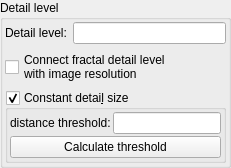
    <widget class="QGroupBox" name="groupBox_detailLevel">
     <property name="title">
      <string>Detail level</string>
     </property>
     <layout class="QVBoxLayout" name="verticalLayout_2">
      <property name="leftMargin">
       <number>2</number>
      </property>
      <property name="topMargin">
       <number>2</number>
      </property>
      <property name="rightMargin">
       <number>2</number>
      </property>
      <property name="bottomMargin">
       <number>2</number>
      </property>
      <item>
       <layout class="QGridLayout" name="gridLayout">
        <item row="0" column="1">
         <widget class="MyLineEdit" name="logedit_detail_level">
          <property name="toolTip">
           <string>&lt;html&gt;&lt;head/&gt;&lt;body&gt;&lt;p&gt;Controls how much detail will be visible on fractal surface. When it is set to 1.0, then minimum visible detail has size of 2 pixels.&lt;/p&gt;&lt;p&gt;Higher value gives more detailed image, but slows down rendering.&lt;/p&gt;&lt;p&gt;&lt;br/&gt;&lt;/p&gt;&lt;table border=&quot;0&quot; style=&quot; margin-top:0px; margin-bottom:0px; margin-left:0px; margin-right:0px;&quot; cellspacing=&quot;2&quot; cellpadding=&quot;0&quot;&gt;&lt;tr&gt;&lt;td&gt;&lt;p&gt;detail level 0.2&lt;/p&gt;&lt;/td&gt;&lt;td&gt;&lt;p&gt;detail level 0.5&lt;/p&gt;&lt;/td&gt;&lt;td&gt;&lt;p&gt;detail level 1.0&lt;/p&gt;&lt;/td&gt;&lt;/tr&gt;&lt;tr&gt;&lt;td&gt;&lt;p&gt;&lt;img src=&quot;:/tooltips/tooltips_images/image - resolution 0.2.jpg&quot;/&gt;&lt;/p&gt;&lt;/td&gt;&lt;td&gt;&lt;p&gt;&lt;img src=&quot;:/tooltips/tooltips_images/image - resolution 0.5.jpg&quot;/&gt;&lt;/p&gt;&lt;/td&gt;&lt;td&gt;&lt;p&gt;&lt;img src=&quot;:/tooltips/tooltips_images/image - resolution 1.jpg&quot;/&gt;&lt;/p&gt;&lt;/td&gt;&lt;/tr&gt;&lt;/table&gt;&lt;/body&gt;&lt;/html&gt;</string>
          </property>
         </widget>
        </item>
        <item row="0" column="0">
         <widget class="QLabel" name="label_104">
          <property name="text">
           <string>Detail level:</string>
          </property>
         </widget>
        </item>
       </layout>
      </item>
      <item>
       <widget class="MyCheckBox" name="checkBox_connect_detail_level_2">
        <property name="toolTip">
         <string>&lt;html&gt;&lt;head/&gt;&lt;body&gt;&lt;p&gt;When this option is enabled, the fractal appearance is maintained at all resolutions. &lt;/p&gt;&lt;p&gt;The fractal detail level will be automatically adjusted to match any change of image resolution. &lt;/p&gt;&lt;p&gt;For instance, if the resolution is doubled then the detail level will be reduced by half.&lt;/p&gt;&lt;/body&gt;&lt;/html&gt;</string>
        </property>
        <property name="text">
         <string>Connect fractal detail level
with image resolution</string>
        </property>
       </widget>
      </item>
      <item>
       <widget class="MyGroupBox" name="groupCheck_constant_DE_threshold">
        <property name="toolTip">
         <string>&lt;html&gt;&lt;head/&gt;&lt;body&gt;&lt;p&gt;When not enabled, the program automatically reduces the level of detail for the farthest regions of the fractal. If you go closer to the fractal surface, the program increases the level of detail.&lt;/p&gt;&lt;p&gt;If enabled, then in every region of the fractal,  the detail level (size) will be the same.&lt;/p&gt;&lt;/body&gt;&lt;/html&gt;</string>
        </property>
        <property name="title">
         <string>Constant detai&amp;l size</string>
        </property>
        <property name="checkable">
         <bool>true</bool>
        </property>
        <property name="checked">
         <bool>true</bool>
        </property>
        <layout class="QVBoxLayout" name="verticalLayout_44">
         <property name="spacing">
          <number>2</number>
         </property>
         <property name="leftMargin">
          <number>2</number>
         </property>
         <property name="topMargin">
          <number>2</number>
         </property>
         <property name="rightMargin">
          <number>2</number>
         </property>
         <property name="bottomMargin">
          <number>2</number>
         </property>
         <item>
          <layout class="QGridLayout" name="gridLayout_20" columnstretch="0,0">
           <property name="spacing">
            <number>2</number>
           </property>
           <item row="0" column="1">
            <widget class="MyLineEdit" name="logedit_DE_thresh">
             <property name="toolTip">
              <string>&lt;html&gt;&lt;head/&gt;&lt;body&gt;&lt;p&gt;Distance threshold which defines detail size.&lt;/p&gt;&lt;/body&gt;&lt;/html&gt;</string>
             </property>
            </widget>
           </item>
           <item row="0" column="0">
            <widget class="QLabel" name="label_99">
             <property name="text">
              <string>distance threshold:</string>
             </property>
            </widget>
           </item>
          </layout>
         </item>
         <item>
          <widget class="QPushButton" name="pushButton_calculate_dist_thresh">
           <property name="text">
            <string>Calculate threshold</string>
           </property>
          </widget>
         </item>
        </layout>
       </widget>
      </item>
     </layout>
    </widget>
